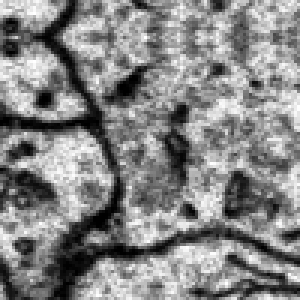
%> input picture src/radonLikeFeatures/sample.png, 100 x 100 px (shown 3 times larger)
$ octave --eval "result = feature_map(imread('radonLikeFeatures/sample.png'));"   (GNU Octave 9; MATLAB toolbox functions it lacks are replaced by stand-ins)
%> lines starting %> are read from the running program, lines starting %| are printed output that depends on the picture; in (x1, y1, x2, y2) boxes, pixels count from 0 and x2, y2 are one past the last pixel; in counts of white or black regions, pixels touching at a corner belong together; the program's own positions count from 1
### src/radonLikeFeatures/radonLikeFeatures.m
function [ intx ] = radonLikeFeatures( imo, use_raw_imo, res, canny_thresh, extract_func )
%radonLikeFeatures Generate radon-like features from scan segments
%
% intx = radonLikeFeatures(imo, res, extract_fun) given [X Y] image imo,
% returns [X Y res] feature responses in intx (one for each scan direction)
%
% extract_func is a handle used in
%   int(i,prev:j) = extract_func(im(i,prev:j));
%
% Adapted from radonLikeFeatureDemo.m
%
%%%%%%%%%%%%%%%%%%%%%%%%%%%%%%%%%%%%%%%%%%%%%%%%%%%%%%%%%%%%%%%%%%%%%%
% radonLikeFeaturesDemo.m Demonstrates Radon-Like Features for the
%             special case of edge enhancement.
%
% Copyright (c) Ritwik Kumar, Harvard University 2010
%               www.seas.harvard.edu/~rkkumar
%
% Please cite the following paper if you fine this code useful:
%  Ritwik Kumar, Amelio V. Reina & Hanspeter Pfister, “Radon-Like
%  Features and their Application to Connectomics”, IEEE Computer
%  Society Workshop on Mathematical Methods in Biomedical Image
%  Analysis (MMBIA), 2010
%
% Various steps involved are explained in the comments
%%%%%%%%%%%%%%%%%%%%%%%%%%%%%%%%%%%%%%%%%%%%%%%%%%%%%%%%%%%%%%%%%%%%%%
%clear;clc;
% filename = 'sample.png'; % Input image
%res = 36; % # of directions of scanning
    ang = 360/res; % angular resolution of scanning
    %imo = double(imread(filename)); % read input

    %scaling the image to 0 - 255
    imo = imo - min(imo(:));
    imo = imo ./ max(imo(:)) * 255;
    [imro imco] = size(imo);

    %edge enhancing features
    %sf = getEdgeFeatures(imo,15,3,12);
    %imo = (max(sf,[],3));

    % In general, use the enhanced edge features to get knots only
    sf = getEdgeFeatures(imo,15,3,12);
    knot_imo = (max(sf,[],3));

    if ~use_raw_imo
        imo = knot_imo;
    end

    %set the boundary to be 0 -- NO; SET IT TO BE WHITE!
    imo(1,:) = 1;imo(imro,:)=1;imo(:,1) = 1;imo(:,imco)=1;
    knot_imo(1,:) = 1;knot_imo(imro,:)=1;knot_imo(:,1) = 1;knot_imo(:,imco)=1;

    %set the knots
    edo = edge(knot_imo,'canny',canny_thresh);

    dumo = ones(imro,imco);% helper matrix to keep track of ROI

    %some variable initialization
    dum=1;ed=1;int=1;
    intx = zeros(imro,imco,res,1);

    for xx=1:res % repeat for each scan direction
        fprintf('Scan %d\n',xx);

        %rotate the image by the scanning angle
        %this allows us to scan always along the horizontal axis
        % NOT THE MOST EFFICIENT WAY OF DOING THING

        % Notation: the indices i,prev:j in the inenr loop below denotes a scan
        % segment (from knot to knot). (At least I think so because it looks
        % that way. Study the code in more detail.)

        im = imrotate(imo,ang*(xx-1));
        dum = imrotate(dumo,ang*(xx-1)); %rotate ROI tracker
        ed = imrotate(edo,ang*(xx-1)); %rotate knot function.
        %This may change the know function slightly due to
        %interpolation artifacts.

        [imr imc] = size(im);

        int = im .* 0;
        flag = 0;
        for i=1:imr %for each row in the image
            j=1;
            while((dum(i,j) == 0) && (j < imc)) %find ROI beginning
                j=j+1;
                flag = 1;
            end
            prev = j;
            while((dum(i,j) ~= 0) && (j < imc)) %till we get out of ROI
                if(ed(i,j) == 1) %We hit a know
                    if(j-prev < -1)
                        int(i,prev:j) = 255;
                    else
                        %extraction function which assigns mean value
                        %change this to change the extraction function

                        int(i,prev:j) = extract_func(im(i,prev:j));

                        %int(i,prev:j) = mean(im(i,prev:j));
                        %int(i,prev:j) = min(im(i,prev:j));
                    end
                    prev = j;
                    flag = 0;
                end
                j=j+1;
            end
        end

        int = imrotate(int,-ang*(xx-1)); %rotate the feature image back
        [imr imc] = size(int);
        osetr = floor((imr-imro)/2);
        osetc = floor((imc-imco)/2);
        int = int(osetr+1:osetr+imro,osetc+1:osetc+imco); %extract ROI
        intx(:,:,xx) = int; %store ROI
    end
    %show the mean of the computed Radon-Like Features

    %imshow(mean(intx,3),[]);


end

### src/radonLikeFeatures/getEdgeFeatures.m
%%%%%%%%%%%%%%%%%%%%%%%%%%%%%%%%%%%%%%%%%%%%%%%%%%%%%%%%%%%%%%%%%%%%%%
% getEdgeFeatures.m picks edge enhancing Gaussian Second Derivative
%                   Filters
%
% Copyright (c) Ritwik Kumar, Harvard University 2010
%               www.seas.harvard.edu/~rkkumar
%%%%%%%%%%%%%%%%%%%%%%%%%%%%%%%%%%%%%%%%%%%%%%%%%%%%%%%%%%%%%%%%%%%%%%

% KT - This is R(x,y) (equation 4) in the paper. Convolution becomes
% multiplication in frequency domain.

function [sf] = getEdgeFeatures(im, sup, sc, or)

[imr imc] = size(im);
imi = fft2(double(im));
S=makeBarFilters(sup,or,sc);
nof = size(S,3);
sf = zeros(imr,imc,nof,'single');
for i=1:nof
    sf(:,:,i)= (circshift(ifft2(imi.*fft2(S(:,:,i),imr,imc)),[-fix(sup/2) -fix(sup/2)]));
end

### src/radonLikeFeatures/makeBarFilters.m
function F=makeBarFilters(sup, or, sc)

% modified version of code provided at
% http://www.robots.ox.ac.uk/~vgg/research/texclass/filters.html
% see this website for details.

  SUP=sup;                 % Support of the largest filter (must be odd)
  SCALEX=sqrt(2).^[1:sc];  % Sigma_{x} for the oriented filters
  NORIENT=or;              % Number of orientations

  NBAR=length(SCALEX)*NORIENT;
  NF=NBAR;
  F=zeros(SUP,SUP,NF);
  hsup=(SUP-1)/2;
  [x,y]=meshgrid([-hsup:hsup],[hsup:-1:-hsup]);
  orgpts=[x(:) y(:)]';

  count=1;
  for scale=1:length(SCALEX),
    for orient=0:NORIENT-1,
      angle=pi*orient/NORIENT;  % Not 2pi as filters have symmetry
      c=cos(angle);s=sin(angle);
      rotpts=[c -s;s c]*orgpts;
      F(:,:,count)=makefilter(SCALEX(scale),0,2,rotpts,SUP);
      count=count+1;
    end;
  end;

return

% [19 lines left out: functions makefilter, gauss1d, not called in this run]

function f=normalise(f), f=f-mean(f(:)); f=f/sum(abs(f(:))); return

### src/feature_map.m
function [ PHI, misc_data ] = feature_map( img )
    [X, Y] = size(img);
    N = X * Y;

    % Number of features
    D = 5;
    randon_angles = 180;
    canny_thresh = 0.25;

    PHI = zeros(N, D);

    bg_intx = radonLikeFeatures(img, true, randon_angles, canny_thresh, @(scanseg) min(scanseg));
    m_bg_intx = mean(bg_intx,3);

    % Scale to 0-1
    % NO, DON'T DO THIS!
    range = max(m_bg_intx(:)) - min(m_bg_intx(:));
    m_bg_intx = (m_bg_intx - min(m_bg_intx(:))) ./ range;
    %figure; imshow(m_bg_intx);

    % Argument 2 is use_raw_imo. This turns on Eq (4) in Kumar.
    bd_intx = radonLikeFeatures(img, false, randon_angles, canny_thresh, @(scanseg) mean(scanseg));
    m_bd_intx = mean(bd_intx,3);

    range = max(m_bd_intx(:)) - min(m_bd_intx(:));
    m_bd_intx = (m_bd_intx - min(m_bd_intx(:))) ./ range;
    %figure; imshow(m_bd_intx);

    misc_data = struct();
    misc_data.m_bg_intx = m_bg_intx;
    misc_data.m_bd_intx = m_bd_intx;

    misc_data.bd_intx = bd_intx;

    misc_data.img = img;

    [misc_data.segments, misc_data.slic_inds, misc_data.edge_G] = make_diff_graph(m_bd_intx, 10, 0.1);

    misc_data.slic_dist = graphallshortestpaths(misc_data.edge_G, 'Directed', false);

    n = 1;
    for y = 1:Y
        for x = 1:X
            PHI(n,:) = [x y img(x,y) m_bg_intx(x,y) double(misc_data.segments(x,y))];
            n = n+1;
        end
    end

    % Censor zero intensities (causes some problems for Gamma)
    % Hmmmmmmmm
    PHI(:,3) = max(eps, PHI(:,3));
    PHI(:,4) = max(eps, PHI(:,4));
end
%> in radonLikeFeatures, imo is the input picture: size 100x100 uint8; min 0, max 255, mean 133
%> in radonLikeFeatures, `imo = imo ./ max(imo(:)) * 255;`:
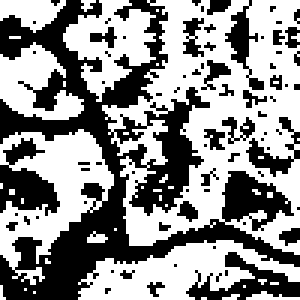
%> imo: size 100x100 uint8 (shown 3 times larger); 56.4% white; 75 black regions (60 under 20 px), largest, box (x1, y1, x2, y2) and area: (0, 0, 100, 100) 3052, (0, 46, 20, 72) 277, (62, 84, 100, 100) 240
%> in radonLikeFeatures, `imo(1,:) = 1`: imo: size 100x100 uint8; 1% of pixels changed, all inside (x1, y1, x2, y2) = (0, 0, 100, 1)
%> in radonLikeFeatures, `imo(imro,:)=1`: imo: size 100x100 uint8; min 0, max 255, mean 140.4
%> in radonLikeFeatures, `imo(:,1) = 1`: imo: size 100x100 uint8; min 0, max 255, mean 139.2
%> in radonLikeFeatures, `imo(:,imco)=1`:
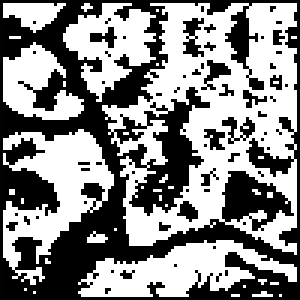
%> imo: size 100x100 uint8 (shown 3 times larger); min 0, max 255, mean 137.5
%> in radonLikeFeatures, `knot_imo(1,:) = 1`: knot_imo: size 100x100 single; min -17.28, max 117.4, mean 35
%> in radonLikeFeatures, `knot_imo(imro,:)=1`: knot_imo: size 100x100 single; min -17.28, max 117.4, mean 34.7
%> in radonLikeFeatures, `knot_imo(:,1) = 1`: knot_imo: size 100x100 single; min -17.28, max 117.4, mean 34.3
%> in radonLikeFeatures, `knot_imo(:,imco)=1`:
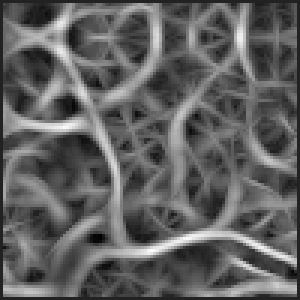
%> knot_imo: size 100x100 single (shown 3 times larger); min -17.28, max 117.4, mean 33.9; drawn with min black and max white
%> in radonLikeFeatures, `edo = edge(knot_imo,'canny',canny_thresh);`: edo: size 100x100 logical; 22.2% white in thin lines or dots
%> after the loop in radonLikeFeatures, `for xx=1:res`:
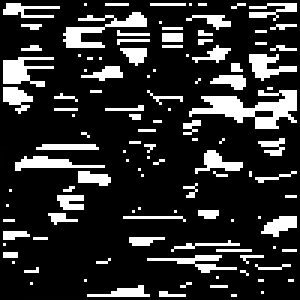
%> int: size 100x100 uint8 (shown 3 times larger); min 0, max 255, mean 46.7
%> in feature_map, `m_bg_intx = mean(bg_intx,3);`:
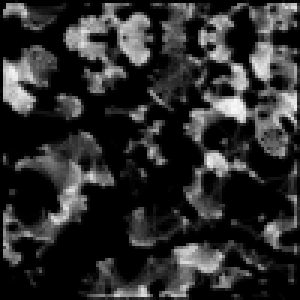
%> m_bg_intx: size 100x100 double (shown 3 times larger); min 0, max 249.3, mean 45
%> in feature_map, `range = max(m_bg_intx(:)) - min(m_bg_intx(:));`: range = 249.3
%> (the run ends here)
